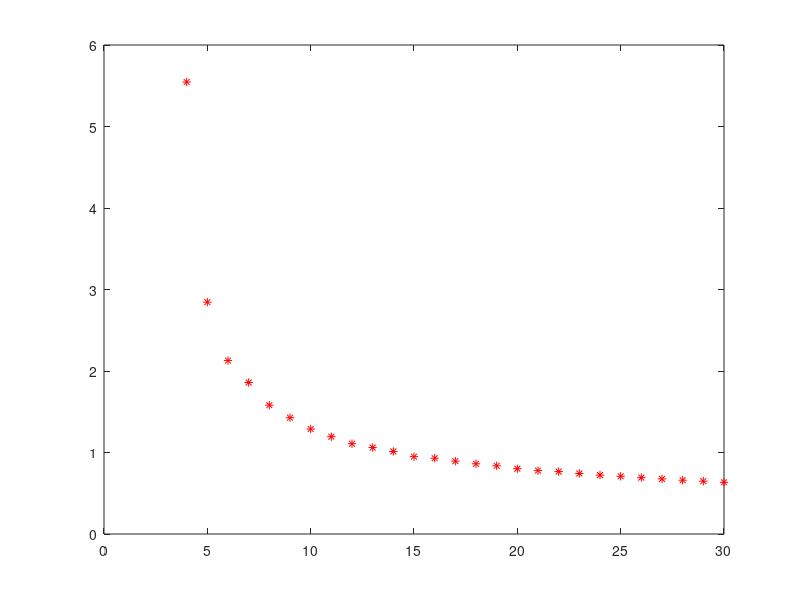

This chart was generated by the following MATLAB code:
dop=zeros(1000,30);
for N=4:30
    for i=1:1000
    %     N=randi([12 24],1);
    L=ceil(N/3);
    M=3*L;
    az=zeros(M,1);
    for k=1:3
        az((k-1)*L+1:k*L)=(k-1)*2/3*pi+(2/3*pi)*rand(L,1);        
    end
    el=pi/9+(pi/2-pi/9)*rand(M,1);
    for k=1:M-N
        P=length(el);
        ii=randi([1 P],1);
        az(ii)=[];
        el(ii)=[];
    end
    a=[sin(az).*cos(el) cos(az).*cos(el) sin(el) 1*ones(N,1)];
    p=inv(a'*a);
    dop(i,N)=sqrt(trace(p(1:2,1:2)));
    end
end
for N=4:30
% m(N)=mean(dop(dop(:,N)<20,N));
m(N)=median(dop(:,N));
end
plot(4:30,m(4:30),'r*')
